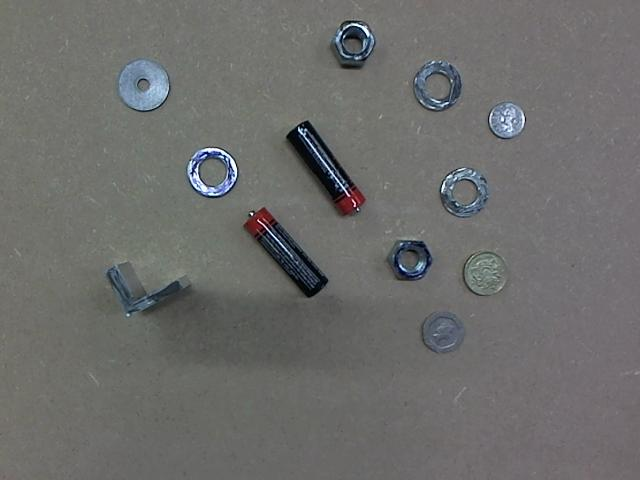
%> input picture simpler/02.jpg, 640 x 480 px
$ octave img.m   (GNU Octave 9; MATLAB toolbox functions it lacks are replaced by stand-ins)
%> lines starting %> are read from the running program, lines starting %| are printed output that depends on the picture; in (x1, y1, x2, y2) boxes, pixels count from 0 and x2, y2 are one past the last pixel; in counts of white or black regions, pixels touching at a corner belong together; the program's own positions count from 1

I=imread('../simpler/02.jpg');
%> I is the input picture: size 480x640x3 uint8; mean R, G, B 108.6, 108.9, 107.4
% need to variable-ize 480*640
rmid=median(reshape(I(:,:,1),[1,480*640]));
%> rmid = 112
gmid=median(reshape(I(:,:,2),[1,480*640]));
%> gmid = 111
bmid=median(reshape(I(:,:,3),[1,480*640]));
%> bmid = 109
J = I;
newJ = zeros(480,640);
for i = 1:size(J,1)
    for j = 1:size(J,2)
        if ((J(i,j,1) < rmid+20) && (J(i,j,1) > rmid-20) && ...
            (J(i,j,2) < gmid+20) && (J(i,j,2) > gmid-20) && ...
            (J(i,j,3) < bmid+20) && (J(i,j,3) > bmid-20))
            newJ(i,j) = 0;
        else
            newJ(i,j) = 1;
        end
    end
end
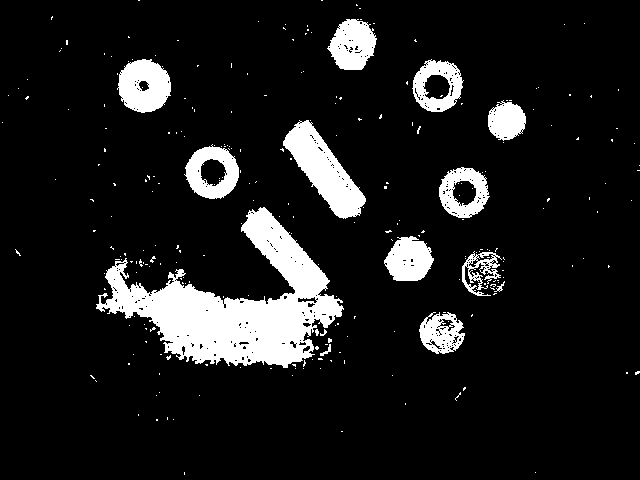
%> newJ: size 480x640 double; values 0 (black) and 1 (white), 10.9% white; 265 white regions (250 under 20 px), largest, box (x1, y1, x2, y2) and area: (96, 207, 344, 368) 15833, (283, 120, 366, 219) 3511, (117, 59, 171, 113) 2127
imshow(newJ);
% [38 lines of commented-out code are left out]

$ run again, with simpler/03.jpg copied over simpler/02.jpg
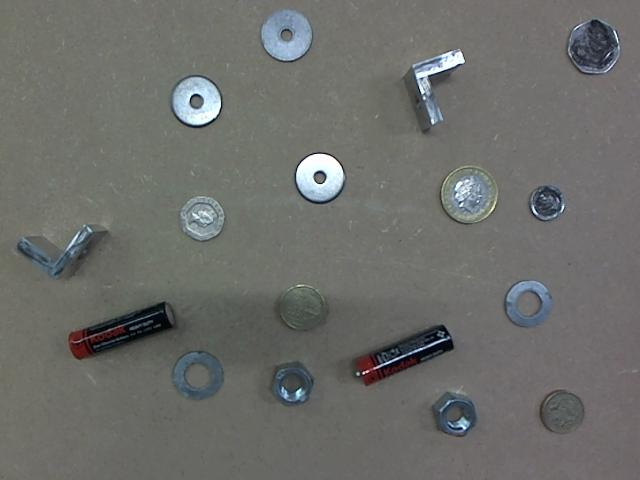
%> input picture simpler/03.jpg, 640 x 480 px
%> I is the input picture: size 480x640x3 uint8; mean R, G, B 108.2, 109.4, 106.3
%> rmid = 111
%> bmid = 107
%> after the loop `for i = 1:size(J,1)`:
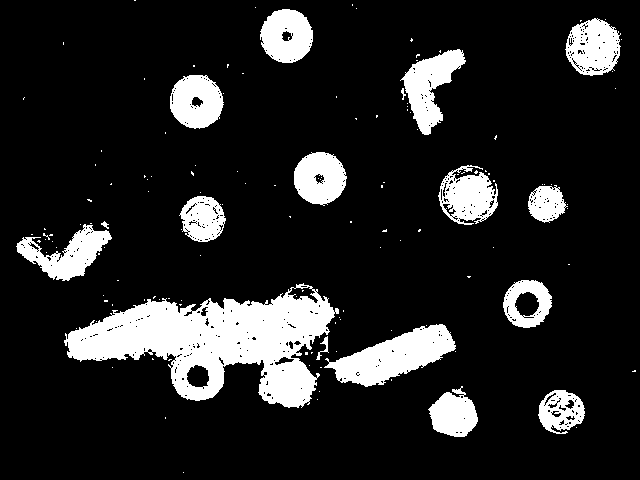
%> newJ: size 480x640 double; values 0 (black) and 1 (white), 14.3% white; 138 white regions (121 under 20 px), largest, box (x1, y1, x2, y2) and area: (64, 283, 339, 408) 16858, (324, 324, 456, 387) 4096, (400, 49, 466, 135) 2575

$ run again, with simpler/04.jpg copied over simpler/02.jpg
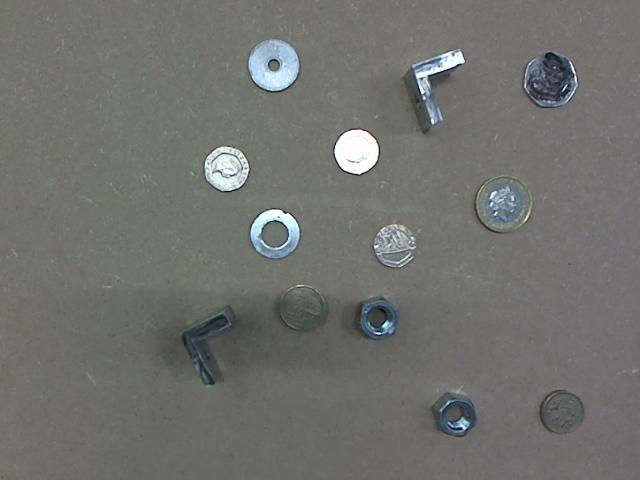
%> input picture simpler/04.jpg, 640 x 480 px
%> I is the input picture: size 480x640x3 uint8; mean R, G, B 111.8, 112.9, 109
%> rmid = 113
%> bmid = 108
%> after the loop `for i = 1:size(J,1)`:
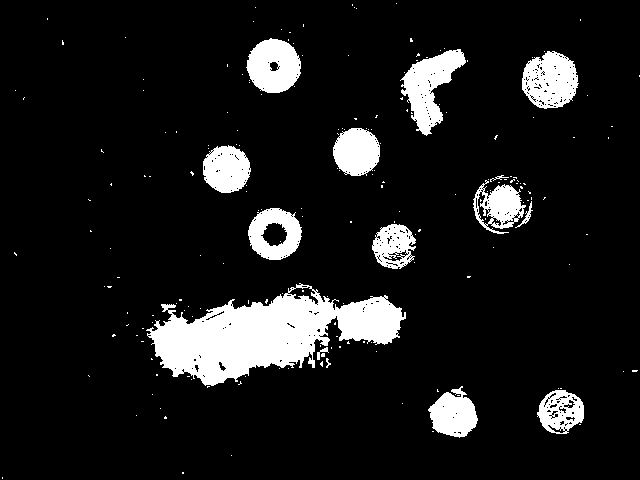
%> newJ: size 480x640 double; values 0 (black) and 1 (white), 10.5% white; 197 white regions (182 under 20 px), largest, box (x1, y1, x2, y2) and area: (146, 283, 406, 386) 13418, (400, 49, 466, 136) 2629, (522, 51, 579, 109) 2341

$ run again, with simpler/05.jpg copied over simpler/02.jpg
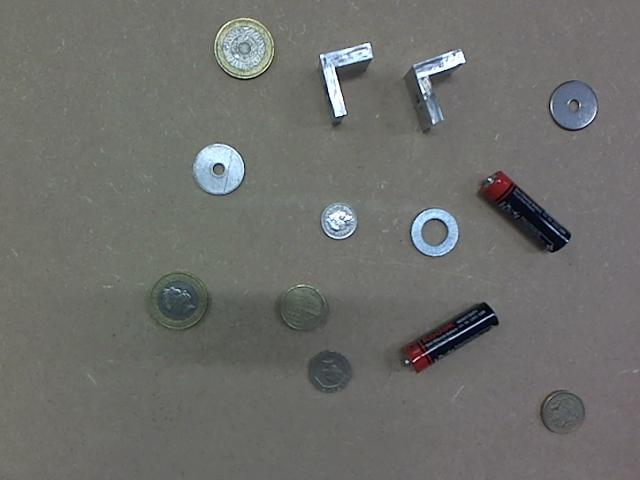
%> input picture simpler/05.jpg, 640 x 480 px
%> I is the input picture: size 480x640x3 uint8; mean R, G, B 109.4, 110.2, 107.2
%> rmid = 112
%> gmid = 111
%> bmid = 107
%> after the loop `for i = 1:size(J,1)`:
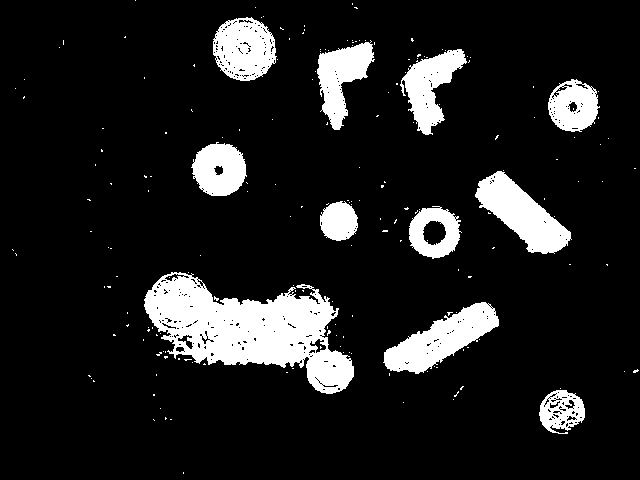
%> newJ: size 480x640 double; values 0 (black) and 1 (white), 12.1% white; 193 white regions (182 under 20 px), largest, box (x1, y1, x2, y2) and area: (144, 272, 354, 394) 12925, (383, 302, 499, 374) 3814, (475, 171, 572, 254) 3723
